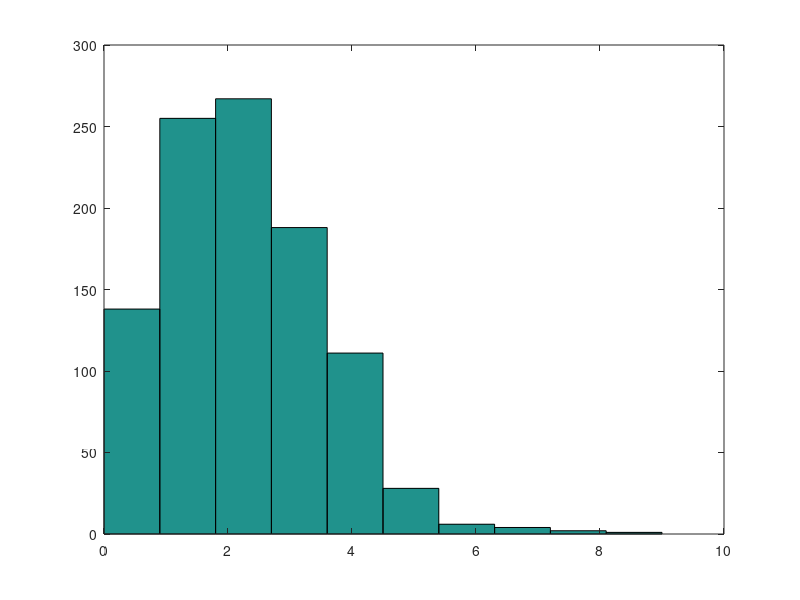
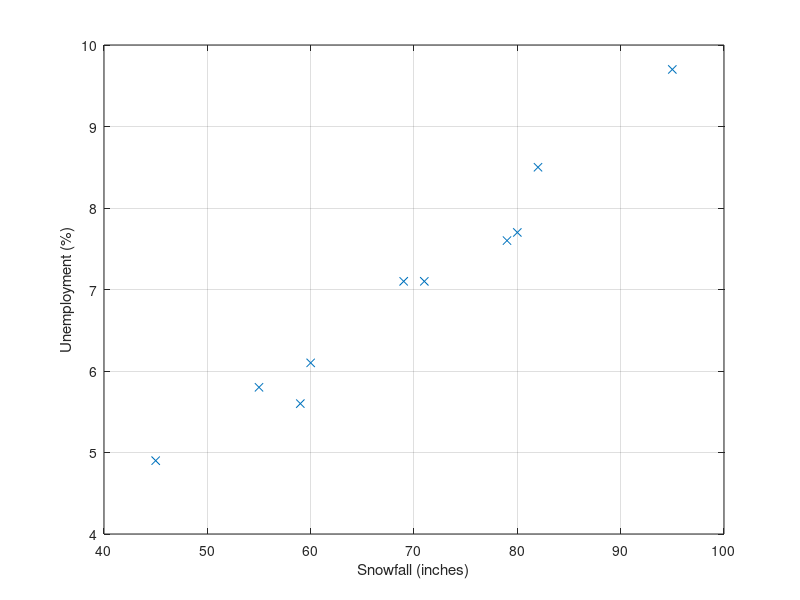

Write MATLAB code to recreate these figures, in order.
disp("Exercise 1");


# 15.075 Statistical Thinking and Data Analysis

# Exercise1 Write a Matlab script that calculate the mean and median of sample of 100 uniform random numbers between 0 - 2 and the percentage of points in the sample that are greater than 1

clear all;


clc;

n = 100;

# Generate 100 uniform random numbers from 0 - 2 

x= 2* rand(n,1);

# Mean 
meanRes = mean(x);

# Median 

medianRes = median(x);

# Percentage of points greater than 1 

per = sum(x>1) / n;




disp("Exercise 2");

# a. Generate a vector of 1000 normal random numbers with mean 8 and variance 25 

clear all;

clc;

n = 1000;

me = 8;
sigma = 5;

x = sigma * randn(n,1) + me;

# b. calculate how many elements in the vector are greater than or equal 9 

num=sum(x>=9);

#c. what is the sample mean and standard deviation 
sample_mean = mean(x);
sample_std = std(x);

# d what are the 25th and 75th percentiles of the normal distribution with mean 8 and variance 25 

q1 = norminv(.25,8,5); % or q1 = 5*norminv(0.25)+8

q3 = norminv(.75,8,5); % or q1 = 5*norminv(0.75)+8

# 25th and 75th percentiles of the sample of the 1000 normal random numbers generated in part a
s_q1 = quantile(x,0.25);
s_q3 = quantile(x,0.75);

# f. Find (0.789) and -0.543 

normcdf(0.789);
normcdf(-0.543);



# Exercise 3

# Generate a vector of 1000 Poisson random number with λ=2

clear all;
clc;
close all;

n = 1000;
lambda = 2;

# a. 
x = poissrnd(lambda,n,1);

#b. Make a histpgram and a boxplot of the 1000 numbers from part a 

figure;
hist(x);

figure;
boxplot(x);



# Exercise 4 

# Answer a - c from 4.36 in text book 

clear all;
close all;
clc;


snowfall = [45 59 82 80 71 60 55 69 79 95];

unemployment = [4.9 5.6 8.5 7.7 7.1 6.1 5.8 7.1 7.6 9.7];



# Scatterplot
plot(snowfall, unemployment, 'x');
grid;
xlabel('Snowfall (inches)');
ylabel('Unemployment (%)');

% Calculates the correlation coefficient
rho = corr(snowfall',unemployment'); 

# A strong linear positive relationship - association 



# 4.44 

# a. Time series plot of data. There is an increasing trend 

# b, c The moving avg and exponentially weighted moving avg are listed below. The MAPE is 0.2655% and MA is 0.5679% and EWMA 



# d. We have r1 = 0.8694, r2 = 0.7380 and r3 = .6149. So CPI in successive months have a rather strong positive correlation, but the correlation grows weaker with CPI removed farther apart. 



































